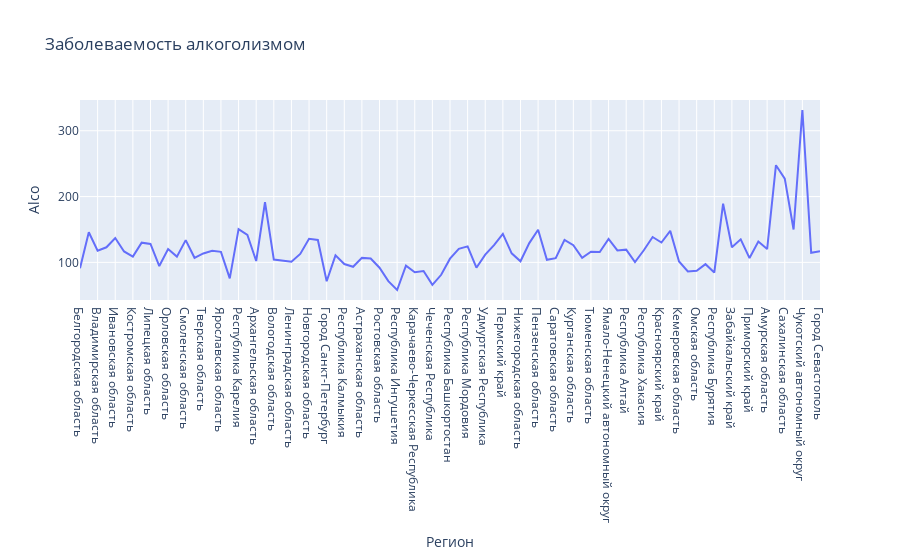

The notebook cell saved with this chart:
### Code cell
fig = px.line(df_alco, y='Alco', width = 900, title = 'Заболеваемость алкоголизмом')
fig.show()

### Figure 1 — Plotly figure (JSON) as saved in the notebook; plotly's stock layout.template omitted (floating-point values rounded to 4 significant figures)
{"data": [{"hovertemplate": "Регион=%{x}<br>Alco=%{y}<extra></extra>", "legendgroup": "", "line": {"color": "#636efa", "dash": "solid"}, "marker": {"symbol": "circle"}, "mode": "lines", "name": "", "orientation": "v", "showlegend": false, "type": "scatter", "x": ["Белгородская область", "Брянская область", "Владимирская область", "Воронежская область", "Ивановская область", "Калужская область", "Костромская область", "Курская область", "Липецкая область", "Московская область", "Орловская область", "Рязанская область", "Смоленская область", "Тамбовская область", "Тверская область", "Тульская область", "Ярославская область", "Город Москва", "Республика Карелия", "Республика Коми", "Архангельская область", "Ненецкий автономный округ", "Вологодская область", "Калининградская область", "Ленинградская область", "Мурманская область", "Новгородская область", "Псковская область", "Город Санкт-Петербург", "Республика Адыгея", "Республика Калмыкия", "Краснодарский край", "Астраханская область", "Волгоградская область", "Ростовская область", "Республика Дагестан", "Республика Ингушетия", "Кабардино-Балкарская Республика", "Карачаево-Черкесская Республика", "Республика Северная Осетия-Алания", "Чеченская Республика", "Ставропольский край", "Республика Башкортостан", "Республика Марий Эл", "Республика Мордовия", "Республика Татарстан", "Удмуртская Республика", "Чувашская Республика", "Пермский край", "Кировская область", "Нижегородская область", "Оренбургская область", "Пензенская область", "Самарская область", "Саратовская область", "Ульяновская область", "Курганская область", "Свердловская область", "Тюменская область", "Ханты-Мансийский автономный округ - Югра", "Ямало-Ненецкий автономный округ", "Челябинская область", "Республика Алтай", "Республика Тыва", "Республика Хакасия", "Алтайский край", "Красноярский край", "Иркутская область", "Кемеровская область", "Новосибирская область", "Омская область", "Томская область", "Республика Бурятия", "Республика Саха (Якутия)", "Забайкальский край", "Камчатский край", "Приморский край", "Хабаровский край", "Амурская область", "Магаданская область", "Сахалинская область", "Еврейская автономная область", "Чукотский автономный округ", "Республика Крым", "Город Севастополь"], "xaxis": "x", "y": [91.07, 145.8, 117.6, 122.9, 137.0, 116.6, 108.7, 129.9, 128.1, 94.4, 120.3, 108.8, 133.8, 107.0, 113.6, 117.5, 116, 75.62, 150.6, 141.8, 102.0, 191.3, 104.4, 103.0, 100.9, 112.9, 135.8, 134.1, 71.35, 110.6, 97.53, 93.31, 106.8, 105.9, 91.89, 71.54, 58.01, 94.95, 84.98, 86.92, 65.81, 81.12, 105.7, 120.5, 124.3, 91.9, 111.8, 126.2, 143.4, 113.7, 101.6, 129.3, 149.5, 103.9, 106.3, 134.3, 126.2, 107.0, 116.2, 115.8, 135.6, 118.1, 119.3, 100.5, 118.4, 138.6, 130.2, 147.8, 101.3, 86.17, 87.26, 97.26, 84.61, 189.3, 123.1, 135, 106.5, 131.8, 120.2, 247.7, 227.2, 150.0, 331.6, 114.5, 116.9], "yaxis": "y"}], "layout": {"autosize": true, "legend": {"tracegroupgap": 0}, "title": {"text": "Заболеваемость алкоголизмом"}, "xaxis": {"anchor": "y", "autorange": true, "domain": [0, 1], "range": [0, 84], "title": {"text": "Регион"}, "type": "category"}, "yaxis": {"anchor": "x", "autorange": true, "domain": [0, 1], "range": [42.81, 346.8], "title": {"text": "Alco"}, "type": "linear"}}}
